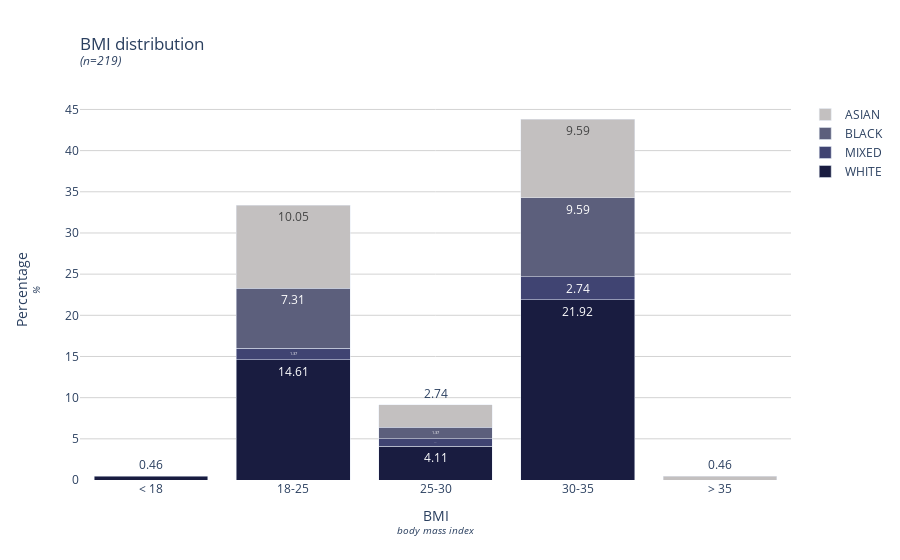

Notebook source saved alongside this figure:
### Code cell
df.loc[df['BMI'] <= 18, 'BMICat'] = '< 18'
df.loc[(df['BMI'] > 18) & (df['BMI'] <= 25), 'BMICat'] = '18-25'
df.loc[(df['BMI'] > 25) & (df['BMI'] <= 30), 'BMICat'] = '25-30'
df.loc[(df['BMI'] > 30) & (df['BMI'] <= 35), 'BMICat'] = '30-35'
df.loc[df['BMI'] > 35, 'BMICat'] = '> 35'

dft = df.groupby(['BMICat', 'Race']).size().reset_index(name='Counts')

dft.loc[dft['BMICat'] == '< 18', 'Sort'] = 10
dft.loc[dft['BMICat'] == '18-25', 'Sort'] = 20
dft.loc[dft['BMICat'] == '25-30', 'Sort'] = 30
dft.loc[dft['BMICat'] == '30-35', 'Sort'] = 40
dft.loc[dft['BMICat'] == '> 35', 'Sort'] = 40

dft = dft.sort_values(by=['Sort'])
dft['Percentage'] = round(age['Counts'] / len(df) * 100, 2)

fig = go.Figure()

for count, race in enumerate(df.Race.unique()):
    dftt = dft[dft['Race'] == race]
    fig.add_trace(go.Bar(x=dftt['BMICat'],
                         y=dftt['Percentage'],
                         text=dftt['Percentage'],
                         marker_color=COLOURS[count],
                         name=race))

fig.update_layout(
    title=go.layout.Title(
        text=f"BMI distribution<br><sup><i>(n={len(df)})</i></sup>",
        xref="paper",
        x=0
    ),
    plot_bgcolor=PLOTBACKGROUND,
    xaxis=go.layout.XAxis(
        title=go.layout.xaxis.Title(
            text="BMI<br><sup><i>body mass index</i></sup>"
        )
    ),
    yaxis=go.layout.YAxis(
        title=go.layout.yaxis.Title(
            text="Percentage<br><sup><i>%</i></sup>"
        ),
        gridcolor=GRIDCOLOUR
    ),
    barmode='stack'
)
fig.show()
fig.write_image("images/bmi.jpeg")

### Figure 1 — Plotly figure (JSON) as saved in the notebook; plotly's stock layout.template omitted (floating-point values rounded to 4 significant figures)
{"data": [{"marker": {"color": "#191c40"}, "name": "WHITE", "text": [0.46, 14.61, 4.11, 21.92, null], "type": "bar", "x": ["< 18", "18-25", "25-30", "30-35", "> 35"], "y": [0.46, 14.61, 4.11, 21.92, null]}, {"marker": {"color": "#404472"}, "name": "MIXED", "text": [1.37, 0.91, 2.74, null], "type": "bar", "x": ["18-25", "25-30", "30-35", "> 35"], "y": [1.37, 0.91, 2.74, null]}, {"marker": {"color": "#5c5f7c"}, "name": "BLACK", "text": [7.31, 1.37, null, 9.59], "type": "bar", "x": ["18-25", "25-30", "> 35", "30-35"], "y": [7.31, 1.37, null, 9.59]}, {"marker": {"color": "#c3c0c0"}, "name": "ASIAN", "text": [10.05, 2.74, 0.46, 9.59], "type": "bar", "x": ["18-25", "25-30", "> 35", "30-35"], "y": [10.05, 2.74, 0.46, 9.59]}], "layout": {"barmode": "stack", "plot_bgcolor": "white", "title": {"text": "BMI distribution<br><sup><i>(n=219)</i></sup>", "x": 0, "xref": "paper"}, "xaxis": {"title": {"text": "BMI<br><sup><i>body mass index</i></sup>"}}, "yaxis": {"gridcolor": "lightgrey", "title": {"text": "Percentage<br><sup><i>%</i></sup>"}}}}
